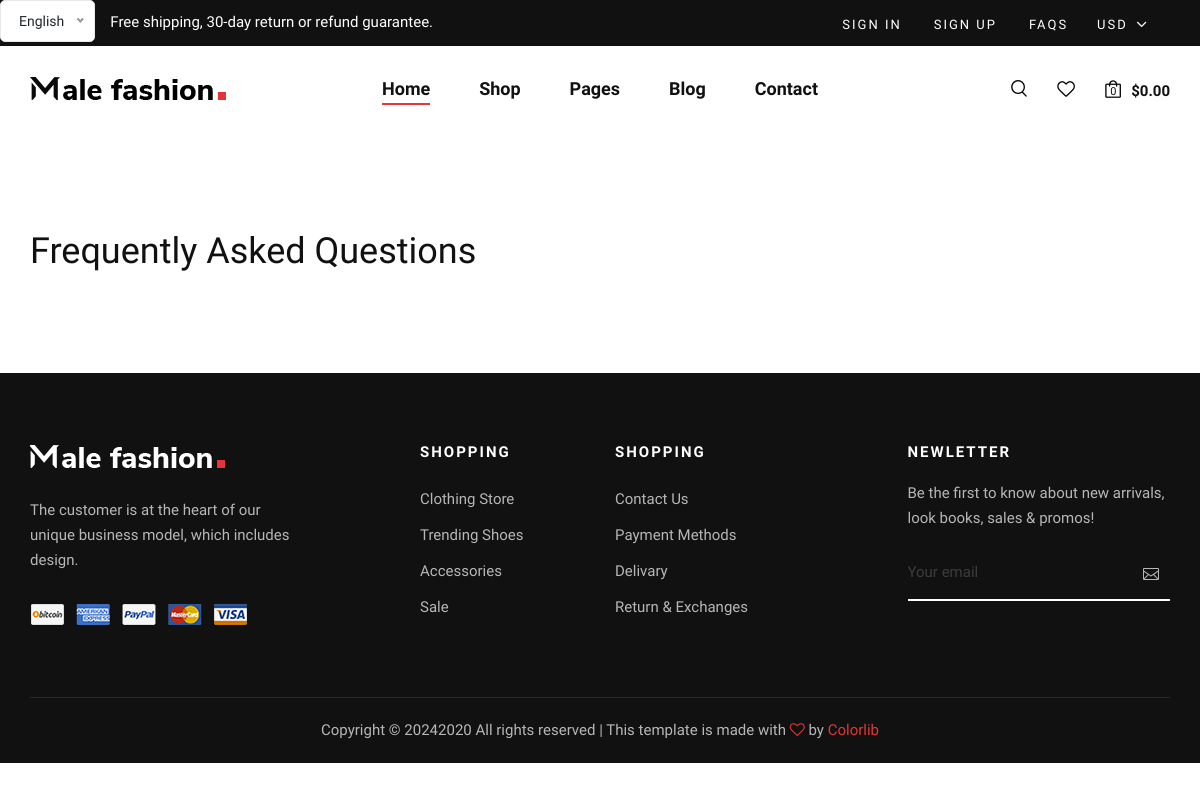
The page /en/faq/ on the database as committed earlier.
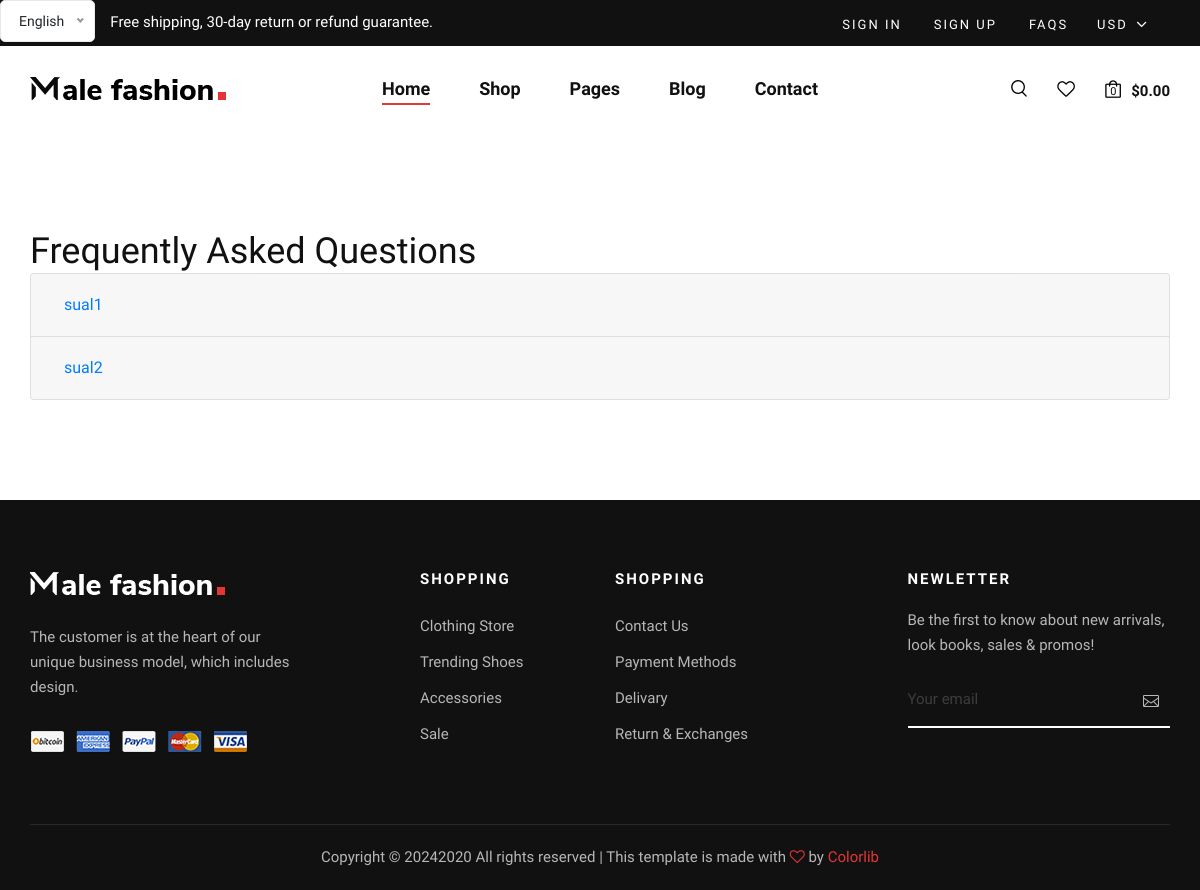
The same page on the database as committed later.
### core/models.py (models this page shows, shortened)
class BaseModel(models.Model):
  created_at = models.DateTimeField(auto_now_add=True)
  updated_at = models.DateTimeField(auto_now=True)
  is_active = models.BooleanField(default=True)
  class Meta:
    abstract = True

class FAQ(BaseModel):
  question = models.CharField(max_length=100)
  answer = models.TextField()
  class Meta:
    verbose_name = _("FAQ")
    verbose_name_plural = _("FAQs")

### core/views.py (the view)
# urls.py: path('faq/', faq, name='faq'),
def faq(request):
  context = {
    'faqs' : FAQ.objects.filter(is_active=True)
   }
  return render(request, 'faq.html', context=context)

### core/context_processors/context_processors.py (called while the page is built)
def my_setting_func(request):
  setting_data = Setting.objects.first()
  return {
    'setting_data' : setting_data
  }

### core/templates/faq.html (shortened to what this page needs)
{% extends 'base.html' %}
{% block content %}
<section class="faq-section spad">
  <div class="container">
      <div class="row">
          <div class="col-lg-12">
              <div class="faq__text">
                  <h2>Frequently Asked Questions</h2>
              </div>
          </div>
      </div>
      <div class="row">
          <div class="col-lg-12">
              <div class="accordion" id="accordionExample">
                  {% for faq in faqs %}
                  <div class="card">
                      <div class="card-header" id="heading{{ forloop.counter }}">
                          <h5 class="mb-0">
                              <button class="btn btn-link" type="button" data-toggle="collapse" data-target="#collapse{{ forloop.counter }}" aria-expanded="false" aria-controls="collapse{{ forloop.counter }}">
                                  {{ faq.question }}
                              </button>
                          </h5>
                      </div>
                  </div>
                  {% endfor %}
              </div>
          </div>
      </div>
  </div>
</section>
{% endblock %}

Rows that differ between the two databases and show on the page:
added FAQ: question "sual1"
added FAQ: question "sual2"
